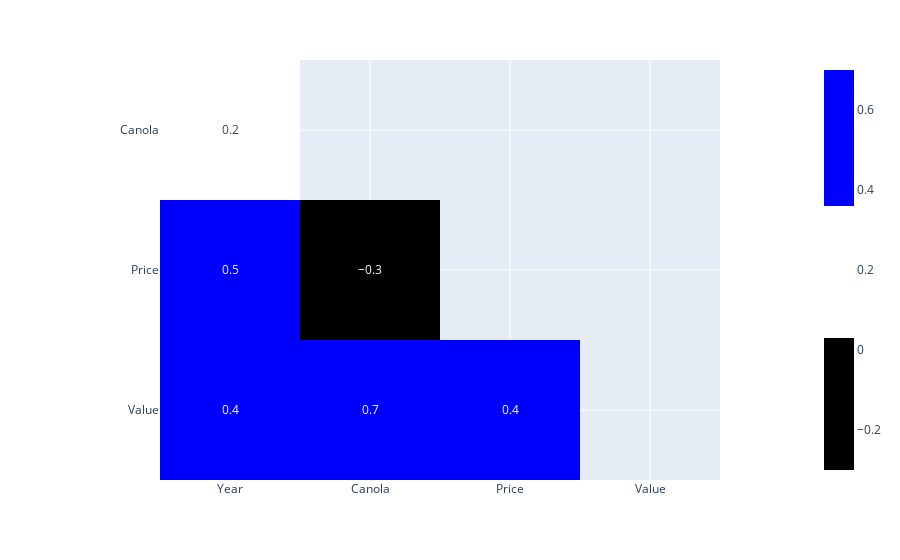

Here is the notebook cell this chart was saved with:
### Code cell
# another correlation visualization with more specific focus
numerical_columns = df_price_merged.select_dtypes(include='number').columns  # Use square brackets [] to access columns
# Show all correlation values
df_corr = df_price_merged[numerical_columns].corr().round(1)

#df_corr = corr_df.round(1)
# Mask to matrix
mask = np.zeros_like(df_corr, dtype=bool)
mask[np.triu_indices_from(mask)] = True
# Viz
df_corr_viz = df_corr.mask(mask).dropna(how='all').dropna(how='all')
# colour variable https://plotly.com/python/colorscales/
fig = px.imshow(df_corr_viz, text_auto=True, color_continuous_scale=[(0.00, "black"),   (0.33, "black"),
                                                     (0.33, "white"), (0.66, "white"),
                                                     (0.66, "blue"),  (1.00, "blue")])
# unable to write to image, simply take screenshot
fig.show()

### Figure 1 — Plotly figure (JSON) as saved in the notebook; plotly's stock layout.template omitted (floating-point values rounded to 4 significant figures)
{"data": [{"coloraxis": "coloraxis", "hovertemplate": "x: %{x}<br>y: %{y}<br>color: %{z}<extra></extra>", "name": "0", "texttemplate": "%{z}", "type": "heatmap", "x": ["Year", "Canola", "Price", "Value"], "xaxis": "x", "y": ["Canola", "Price", "Value"], "yaxis": "y", "z": [[0.2, null, null, null], [0.5, -0.3, null, null], [0.4, 0.7, 0.4, null]]}], "layout": {"coloraxis": {"colorscale": [[0, "black"], [0.33, "black"], [0.33, "white"], [0.66, "white"], [0.66, "blue"], [1, "blue"]]}, "margin": {"t": 60}, "xaxis": {"anchor": "y", "constrain": "domain", "domain": [0, 1], "scaleanchor": "y"}, "yaxis": {"anchor": "x", "autorange": "reversed", "constrain": "domain", "domain": [0, 1]}}}
